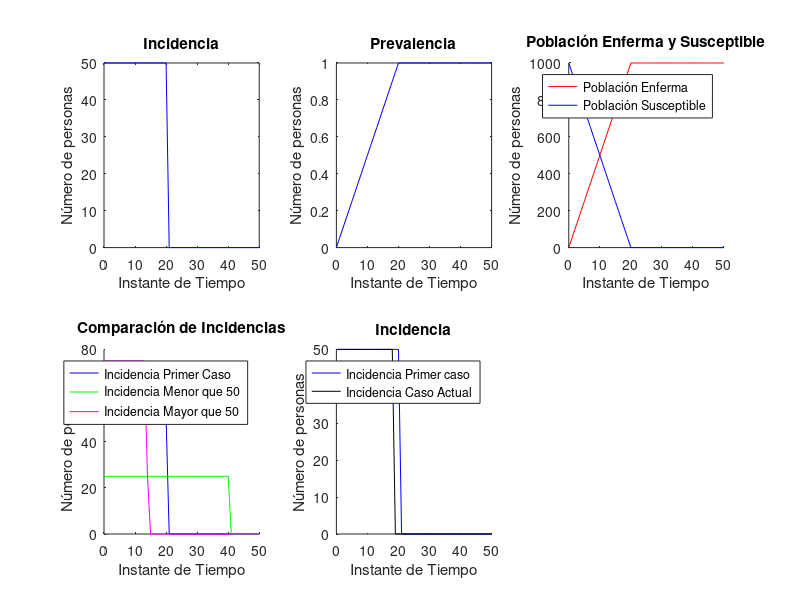

Write MATLAB code to recreate this figure.
clear
clc
% --------------
% |   HITO 2   |
% --------------

% Primero defino los vectores y los datos que utilizaré para resolver el hito:

% Vector con los instantes de tiempo:
    % Para hacerlo más versátil y poder utilizar el modelo en otros casos,
    % defino los parámetros del incremento del tiempo y el tiempo total
    % como variables
incremento_tiempo = 1;
tiempo_total = 50;
instante_tiempo = 0:incremento_tiempo:tiempo_total;

% Vector con la población susceptible en el momento inicial igual a 1000:
problacion_susceptible(1) = 1000;

% Vector con la población enferma en el momento inicial igual a 0:
problacion_enferma(1) = 0;

% Valor de la incidencia constante
valor_incidencia(1) = 50;

% Valor de la incidencia inicial
incidencia(1) = 50;

%Valor de la prevalencia inicial
prevalencia(1) = problacion_enferma(1) ./ ( problacion_enferma(1) + problacion_susceptible(1) );

% El bucle for se ejecutará tantas veces como instantes de tiempo haya
for i=2:length(instante_tiempo)

    % Vector de la incidencia controlando que sea menor a la poblacion susceptible:
    control_incidencia = [valor_incidencia(1) problacion_susceptible(i-1)];
    incidencia(i) = min(control_incidencia);

    % Vector con la población susceptible:
    problacion_susceptible(i) = problacion_susceptible(i-1) - incidencia(i);

    % Vector con la población enferma:
    problacion_enferma(i) = problacion_enferma(i-1) + incidencia(i);

    % Vector con el valor de la prevalencia:
    prevalencia(i) = problacion_enferma(i) ./ ( problacion_enferma(i) + problacion_susceptible(i) );
end

% Represento gráficamente la incidencia
subplot(2,3,1)
plot(instante_tiempo, incidencia, "b")
title('Incidencia')
ylabel('Número de personas')
xlabel('Instante de Tiempo')

% Represento gráficamente la prevalencia
subplot(2,3,2)
plot(instante_tiempo, prevalencia, "b")
title('Prevalencia')
ylabel('Número de personas')
xlabel('Instante de Tiempo')

% Represento gráficamente la población enfermas y la población susceptibles
subplot(2,3,3)
hold on
plot(instante_tiempo, problacion_enferma, "r")
plot(instante_tiempo, problacion_susceptible, "b")
title('Población Enferma y Susceptible')
ylabel('Número de personas')
xlabel('Instante de Tiempo')
hold off
legend('Población Enferma', 'Población Susceptible')





% Valor de incidencia menor de 50

% Retomo los datos
problacion_susceptible_menor_que_50(1) = 1000;
problacion_enferma_menor_que_50(1) = 0;
valor_incidencia_menor_que_50(1) = 25;
incidencia_menor_que_50(1) = 25;

% El bucle for se ejecutará tantas veces como instantes de tiempo haya
for i=2:length(instante_tiempo)

    % Vector de la incidencia controlando que sea menor a la poblacion susceptible:
    control_incidencia_menor_que_50 = [valor_incidencia_menor_que_50(1) problacion_susceptible_menor_que_50(i-1)];
    incidencia_menor_que_50(i) = min(control_incidencia_menor_que_50);

    % Vector con la población susceptible:
    problacion_susceptible_menor_que_50(i) = problacion_susceptible_menor_que_50(i-1) - incidencia_menor_que_50(i);
end



% Valor de incidencia mayor que 50

% Retomo los datos
problacion_susceptible_mayor_que_50(1) = 1000;
problacion_enferma_mayor_que_50(1) = 0;
valor_incidencia_mayor_que_50(1) = 75;
incidencia_mayor_que_50(1) = 75;

% El bucle for se ejecutará tantas veces como instantes de tiempo haya
for i=2:length(instante_tiempo)

    % Vector de la incidencia controlando que sea menor a la poblacion susceptible:
    control_incidencia_mayor_que_50 = [valor_incidencia_mayor_que_50(1) problacion_susceptible_mayor_que_50(i-1)];
    incidencia_mayor_que_50(i) = min(control_incidencia_mayor_que_50);

    % Vector con la población susceptible:
    problacion_susceptible_mayor_que_50(i) = problacion_susceptible_mayor_que_50(i-1) - incidencia_mayor_que_50(i);
end

% Comparo gráficamente las incidencias
subplot(2,3,4)
hold on
plot(instante_tiempo, incidencia, "b")
plot(instante_tiempo, incidencia_menor_que_50, "g")
plot(instante_tiempo, incidencia_mayor_que_50, "m")
hold off
title('Comparación de Incidencias')
ylabel('Número de personas')
xlabel('Instante de Tiempo')
legend('Incidencia Primer Caso','Incidencia Menor que 50','Incidencia Mayor que 50')





% Población Enferma inicial igual a 100

% Retomo los datos
problacion_susceptible(1) = 900;
problacion_enferma(1) = 100;
valor_incidencia_inicial(1) = 50;
incidencia_inicial(1) = 50;
prevalencia(1) = problacion_enferma(1) ./ ( problacion_enferma(1) + problacion_susceptible(1) );

% El bucle for se ejecutará tantas veces como instantes de tiempo haya
for i=2:length(instante_tiempo)

    % Vector de la incidencia controlando que sea menor a la poblacion susceptible:
    control_incidencia_inicial = [valor_incidencia_inicial(1) problacion_susceptible(i-1)];
    incidencia_inicial(i) = min(control_incidencia_inicial);

    % Vector con la población susceptible:
    problacion_susceptible(i) = problacion_susceptible(i-1) - incidencia_inicial(i);
end

% Represento gráficamente la incidencia y la comparo con el primer caso
subplot(2,3,5)
hold on
plot(instante_tiempo, incidencia, "b")
plot(instante_tiempo, incidencia_inicial, "k")
hold off
title('Incidencia')
ylabel('Número de personas')
xlabel('Instante de Tiempo')
legend('Incidencia Primer caso','Incidencia Caso Actual')